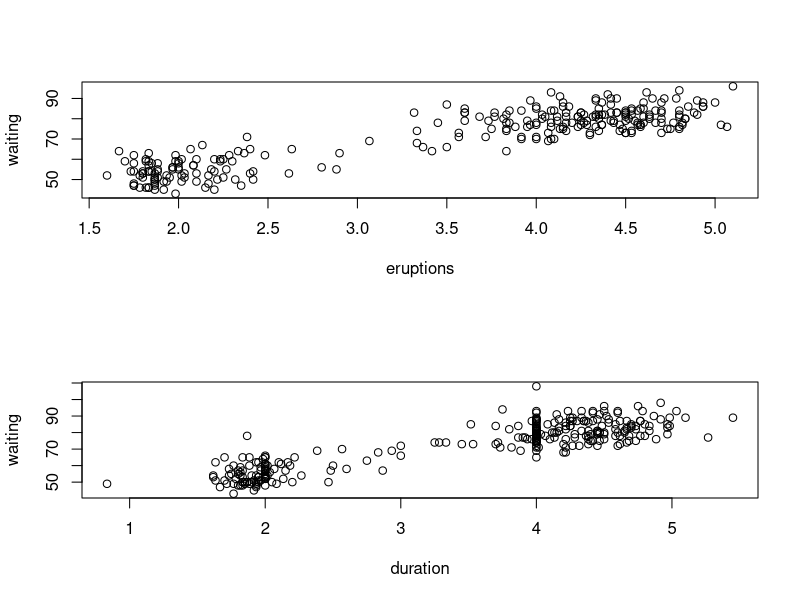

This chart was generated by the following R code: (Note: this script raises an error after producing the figure.)
### The following code is based on algorithms noted in Murphy, 2012 Probabilistic Machine Learning.
### Specifically, Chapter 11, section 4.

###############################
### EM for gaussian mixture ###
###############################
gaussmixEM = function(params, X, clusters = 2, tol=.00001, maxits=100, showits=T){     
  # Arguments are starting parameters (means, covariances, cluster probability), data, number of clusters desired, tolerance,
  # maximum iterations, and whether to show iterations
  
  # Starting points
  N = nrow(X)
  nams = names(params)
  mu = params$mu
  var = params$var
  probs = params$probs
  
  # Other initializations
  ri = matrix(0, ncol=clusters, nrow=N)  #initialize cluster 'responsibilities', i.e. probability of cluster membership for each observation i
  it = 0
  converged = FALSE
  
  if (showits)                                  # Show iterations
    cat(paste("Iterations of EM:", "\n"))
  
  while ((!converged) & (it < maxits)) { 
    probsOld = probs
    muOld = mu
    varOld = var
    riOld = ri
    
    ### E
    # Compute responsibilities
    for (k in 1:clusters){
      ri[,k] = probs[k] * dnorm(X, mu[k], sd = sqrt(var[k]), log=F)
    }
    ri = ri/rowSums(ri)
    
    ### M
    rk = colSums(ri)                           # rk is the weighted average cluster membership size
    probs = rk/N
    mu = (t(X) %*% ri) / rk                      # could do mu and var via log likelihood here but this is more straightforward
    var = (t(X^2) %*% ri) / rk - mu^2
    
    parmlistold = rbind(probsOld, muOld, varOld)
    parmlistcurrent = rbind(probs, mu, var)
    it = it + 1
    if (showits & it == 1 | it%%5 == 0)        # if showits true, & it =1 or divisible by 5 print message
      cat(paste(format(it), "...", "\n", sep = ""))
    converged = max(abs(parmlistold - parmlistcurrent)) <= tol
  }
  
  clust = which(round(ri)==1, arr.ind=T)       # create cluster membership
  clust = clust[order(clust[,1]), 2]           # order accoring to row rather than cluster
  out = list(probs=probs, mu=mu, var=var, resp=ri, cluster=clust)
} 


### This example uses Old Faithful geyser eruptions.  This is only a univariate mixture for either eruption time or wait time.
### The next will be doing both variables, i.e. multivariate normal.  'Geyser' is supposedly more accurate, though seems to have 
### arbitrarily assigned some duration values.  See also http://www.geyserstudy.org/geyser.aspx?pGeyserNo=OLDFAITHFUL, but that only has
### intervals. Some July 1995 data is available

### faithful data set
data(faithful)
head(faithful)

# starting parameters; requires mean, variance and class probabilitiy
params1 = list(mu=c(2, 5), var=c(1, 1), probs=c(.5, .5))  # note that starts from mean must be in data range or it will break.  
params2 = list(mu=c(50, 90), var=c(1, 15), probs=c(.5, .5))  

X1 = matrix(faithful[,1])
X2 = matrix(faithful[,2])

test1 = gaussmixEM(params1, X=X1, tol=1e-8)
test2 = gaussmixEM(params2, X=X2, tol=1e-8)

# Compare to flexmix package results
library(flexmix)
flexmod1 = flexmix(X1~1, k=2, control=list(tolerance=1e-8, iter.max=100))
flexmod2 = flexmix(X2~1, k=2, control=list(tolerance=1e-8, iter.max=100))

# the following provides means, variances and probability of group membership;
# note that the cluster is arbitrary so cluster 1 for one model may be cluster 2 in another

### Eruptions
meanvar = rbind(test1$mu, sqrt(test1$var)); rownames(meanvar) = c('means', 'variances')
meanvarFlex = parameters(flexmod1); rownames(meanvarFlex) = c('means', 'variances')
probMembership = test1$probs
probMembershipFlex = flexmod1@size/sum(flexmod1@size)

list(params=cbind(meanvarFlex, meanvar), clusterpobs=cbind(probMembership, probMembershipFlex) )

### Waiting
meanvar = rbind(test2$mu, sqrt(test2$var)); rownames(meanvar) = c('means', 'variances')
meanvarFlex = parameters(flexmod2); rownames(meanvarFlex) = c('means', 'variances')
probMembership = test2$probs
probMembershipFlex = flexmod2@size/sum(flexmod2@size)

list(params=cbind(meanvarFlex, meanvar), clusterpobs=cbind(probMembership, probMembershipFlex) )

# MASS version (reversed columns)
# These don't look even remotely the same data on initial inspection; 'geyser' is even more rounded and of opposite conclusion;
# Turns out geyser is offset by 1, such that duration 1 should be coupled with waiting 2 and on down
# Still the rounding at 2 and 4 (and whatever division was done on duration) makes this fairly poor data

library(MASS)
geyser = data.frame(duration=geyser$duration[-299], waiting=geyser$waiting[-1])

# compare to faithful
layout(1:2); plot(faithful); plot(geyser)

X3 = matrix(geyser[,1]) 
X4 = matrix(geyser[,2])


### MASS version
test3 = gaussmixEM(params1, X=X3, tol=1e-8)
test4 = gaussmixEM(params2, X=X4, tol=1e-8)

flexmod3 = flexmix(X3~1, k=2, control=list(tolerance=1e-8, iter.max=100))
flexmod4 = flexmix(X4~1, k=2, control=list(tolerance=1e-8, iter.max=100))

# note variability differences compared to faithful dataset
# Eruptions/Duration
meanvar = rbind(test3$mu, sqrt(test3$var)); rownames(meanvar) = c('means', 'variances')
meanvarFlex = parameters(flexmod3); rownames(meanvarFlex) = c('means', 'variances')
probMembership = test3$probs
probMembershipFlex = flexmod3@size/sum(flexmod3@size)

list(params=cbind(meanvarFlex, meanvar), clusterpobs=cbind(probMembership, probMembershipFlex) )

# Waiting
meanvar = rbind(test4$mu, sqrt(test4$var)); rownames(meanvar) = c('means', 'variances')
meanvarFlex = parameters(flexmod4); rownames(meanvarFlex) = c('means', 'variances')
probMembership = test4$probs
probMembershipFlex = flexmod4@size/sum(flexmod4@size)

list(params=cbind(meanvarFlex, meanvar), clusterpobs=cbind(probMembership, probMembershipFlex) )

### Some plots; ggtheme available at https://github.com/m-clark/Miscellaneous-R-Code/blob/master/Other/ggtheme.R
library(ggplot2)
qplot(x=eruptions, y=waiting, data=faithful) + ggtheme

ggplot(aes(x=eruptions, y=waiting), data=faithful) +
  geom_point(aes(color=factor(test2$cluster))) +
  ggtheme

ggplot(aes(x=eruptions, y=waiting), data=faithful) +
  geom_point(aes(color=test2$resp[,1])) +
  ggtheme
